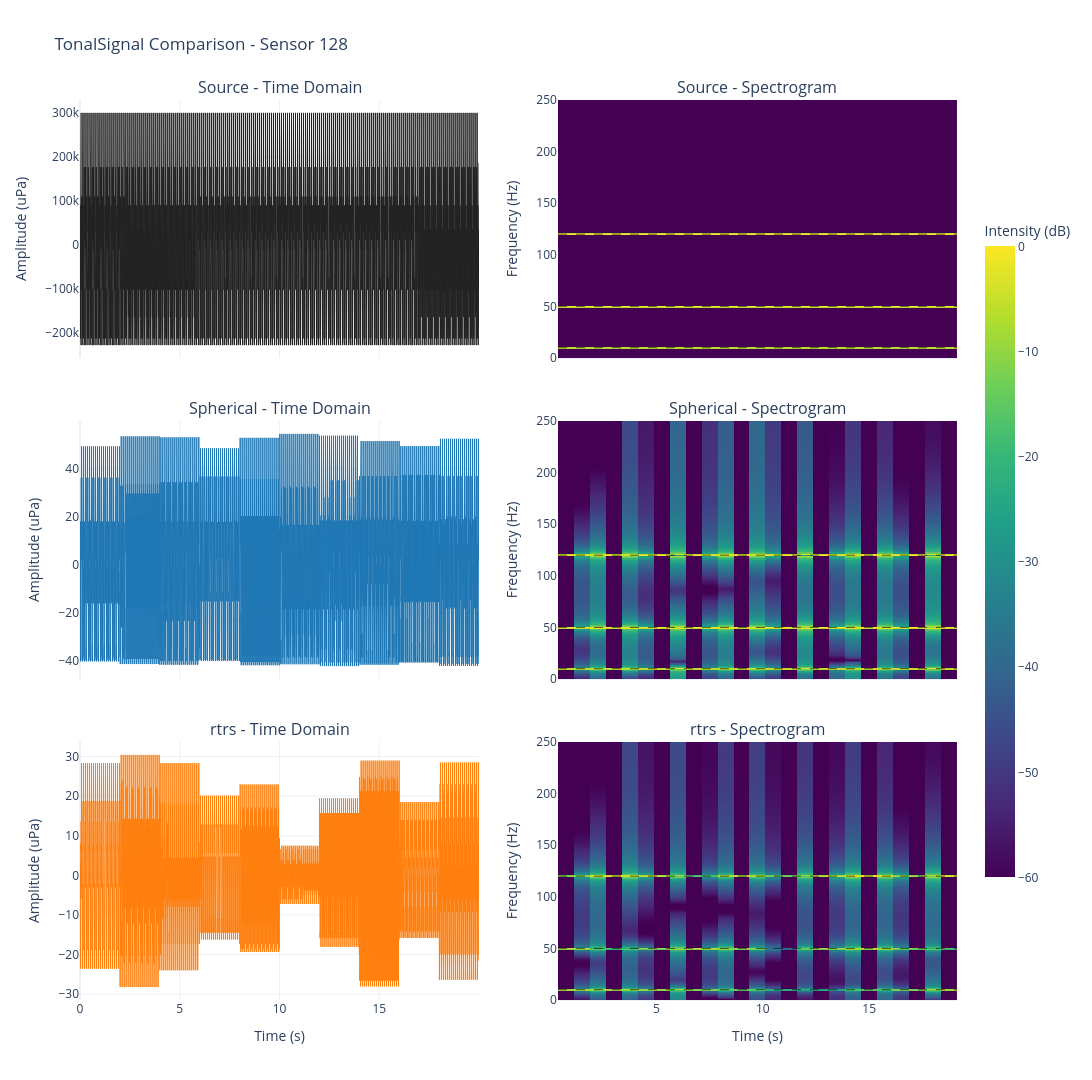
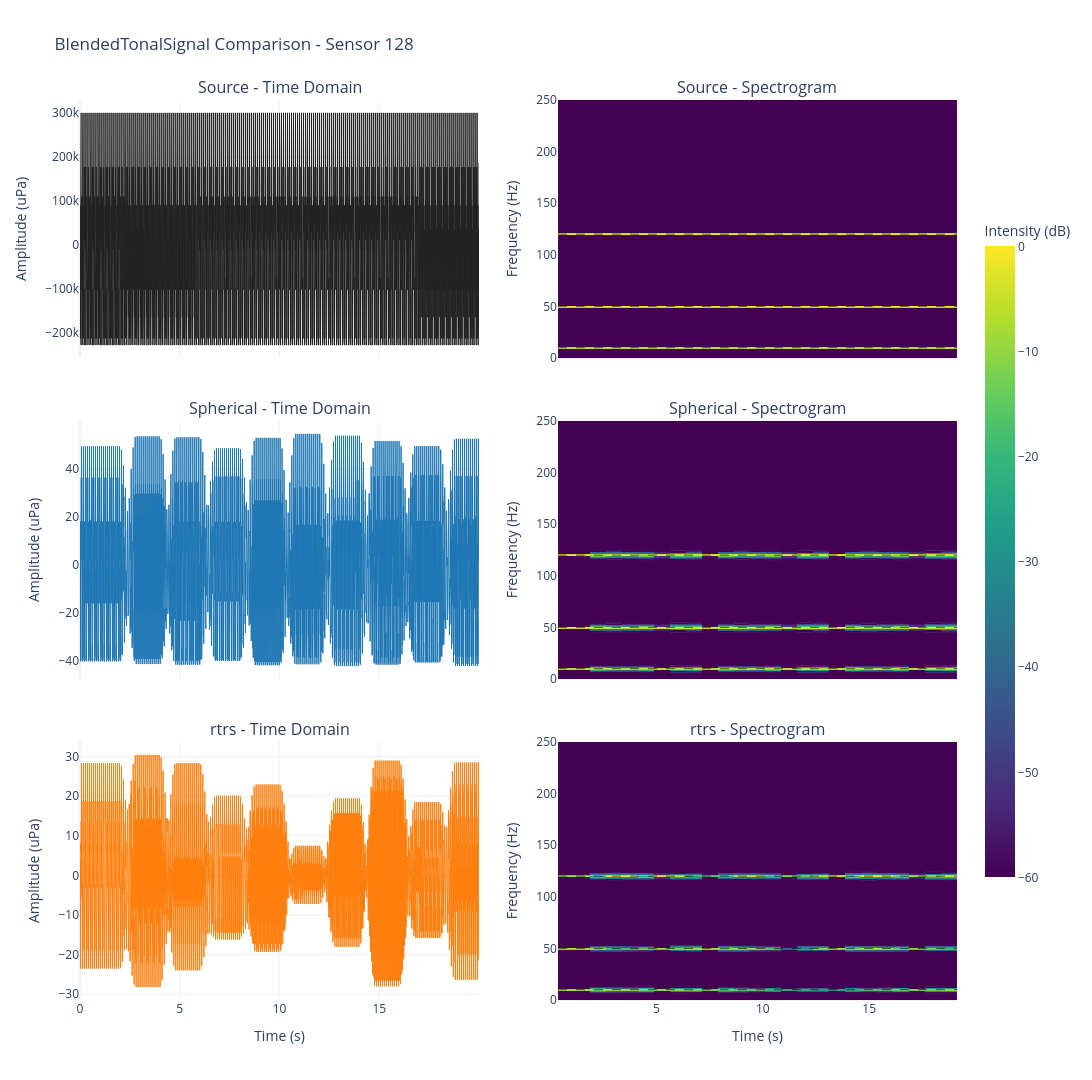
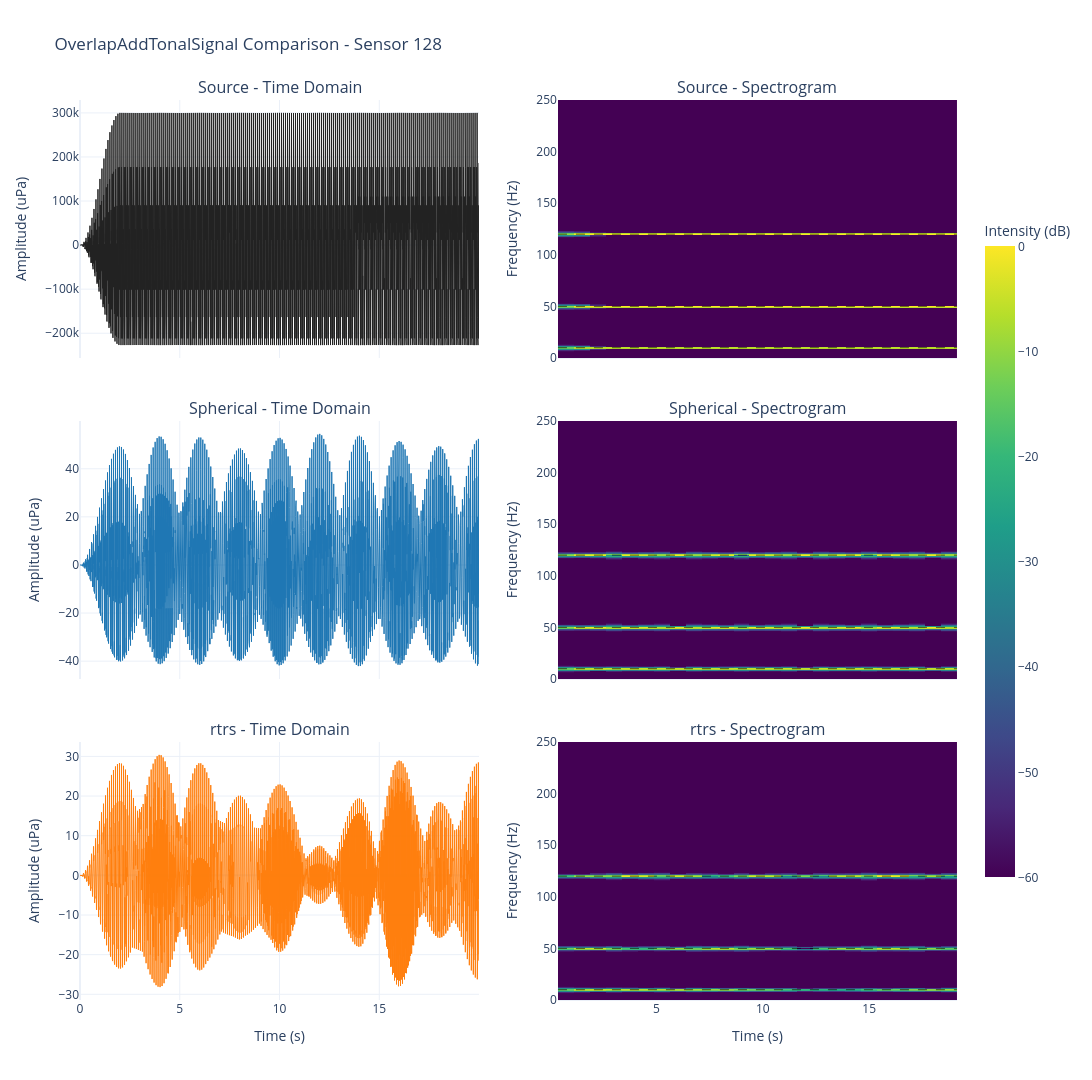

Notebook code cell kept with these figures, in order:
### Markdown cell above
## Time-Domain and Spectrogram Comparison

For each signal model, this section plots source and received signals in the time domain
and corresponding spectrograms for each propagation model.

### Code cell
for signal_name in signal_model_names:
    plot_model_results(
        signal_name,
        source_signals[signal_name],
        received_signals[signal_name],
    )

### Figure 1 — Plotly figure (JSON) as saved in the notebook; plotly's stock layout.template omitted (floating-point values rounded to 4 significant figures; data arrays with more than 128 entries replaced by an {"elided": "..."} marker saying what was removed)
{"data": [{"line": {"color": "#222222", "width": 1}, "mode": "lines", "name": "Source (time)", "showlegend": false, "type": "scatter", "x": {"elided": "10000 float values"}, "xaxis": "x", "y": {"elided": "10000 float values"}, "yaxis": "y"}, {"colorbar": {"len": 0.75, "title": {"text": "Intensity (dB)"}, "x": 1.02, "y": 0.5}, "colorscale": [[0, "#440154"], [0.1111, "#482878"], [0.2222, "#3e4989"], [0.3333, "#31688e"], [0.4444, "#26828e"], [0.5556, "#1f9e89"], [0.6667, "#35b779"], [0.7778, "#6ece58"], [0.8889, "#b5de2b"], [1, "#fde725"]], "showscale": true, "type": "heatmap", "x": [0.75, 1.5, 2.25, 3.0, 3.75, 4.5, 5.25, 6.0, 6.75, 7.5, 8.25, 9.0, 9.75, 10.5, 11.25, 12.0, 12.75, 13.5, 14.25, 15.0, 15.75, 16.5, 17.25, 18.0, 18.75], "xaxis": "x2", "y": {"elided": "376 float values"}, "yaxis": "y2", "z": {"elided": "376x25 float values"}, "zmax": 0, "zmin": -60}, {"line": {"color": "#1f77b4", "width": 1}, "mode": "lines", "name": "Spherical (time)", "showlegend": false, "type": "scatter", "x": {"elided": "10000 float values"}, "xaxis": "x3", "y": {"elided": "10000 float values"}, "yaxis": "y3"}, {"colorbar": {"len": 1, "thickness": 24, "title": {"text": "Intensity (dB)"}}, "colorscale": [[0, "#440154"], [0.1111, "#482878"], [0.2222, "#3e4989"], [0.3333, "#31688e"], [0.4444, "#26828e"], [0.5556, "#1f9e89"], [0.6667, "#35b779"], [0.7778, "#6ece58"], [0.8889, "#b5de2b"], [1, "#fde725"]], "showscale": false, "type": "heatmap", "x": [0.75, 1.5, 2.25, 3.0, 3.75, 4.5, 5.25, 6.0, 6.75, 7.5, 8.25, 9.0, 9.75, 10.5, 11.25, 12.0, 12.75, 13.5, 14.25, 15.0, 15.75, 16.5, 17.25, 18.0, 18.75], "xaxis": "x4", "y": {"elided": "376 float values"}, "yaxis": "y4", "z": {"elided": "376x25 float values"}, "zmax": 0, "zmin": -60}, {"line": {"color": "#ff7f0e", "width": 1}, "mode": "lines", "name": "rtrs (time)", "showlegend": false, "type": "scatter", "x": {"elided": "10000 float values"}, "xaxis": "x5", "y": {"elided": "10000 float values"}, "yaxis": "y5"}, {"colorbar": {"len": 1, "thickness": 24, "title": {"text": "Intensity (dB)"}}, "colorscale": [[0, "#440154"], [0.1111, "#482878"], [0.2222, "#3e4989"], [0.3333, "#31688e"], [0.4444, "#26828e"], [0.5556, "#1f9e89"], [0.6667, "#35b779"], [0.7778, "#6ece58"], [0.8889, "#b5de2b"], [1, "#fde725"]], "showscale": false, "type": "heatmap", "x": [0.75, 1.5, 2.25, 3.0, 3.75, 4.5, 5.25, 6.0, 6.75, 7.5, 8.25, 9.0, 9.75, 10.5, 11.25, 12.0, 12.75, 13.5, 14.25, 15.0, 15.75, 16.5, 17.25, 18.0, 18.75], "xaxis": "x6", "y": {"elided": "376 float values"}, "yaxis": "y6", "z": {"elided": "376x25 float values"}, "zmax": 0, "zmin": -60}], "layout": {"annotations": [{"font": {"size": 16}, "showarrow": false, "text": "Source - Time Domain", "x": 0.2275, "xanchor": "center", "xref": "paper", "y": 1, "yanchor": "bottom", "yref": "paper"}, {"font": {"size": 16}, "showarrow": false, "text": "Source - Spectrogram", "x": 0.7725, "xanchor": "center", "xref": "paper", "y": 1, "yanchor": "bottom", "yref": "paper"}, {"font": {"size": 16}, "showarrow": false, "text": "Spherical - Time Domain", "x": 0.2275, "xanchor": "center", "xref": "paper", "y": 0.6433, "yanchor": "bottom", "yref": "paper"}, {"font": {"size": 16}, "showarrow": false, "text": "Spherical - Spectrogram", "x": 0.7725, "xanchor": "center", "xref": "paper", "y": 0.6433, "yanchor": "bottom", "yref": "paper"}, {"font": {"size": 16}, "showarrow": false, "text": "rtrs - Time Domain", "x": 0.2275, "xanchor": "center", "xref": "paper", "y": 0.2867, "yanchor": "bottom", "yref": "paper"}, {"font": {"size": 16}, "showarrow": false, "text": "rtrs - Spectrogram", "x": 0.7725, "xanchor": "center", "xref": "paper", "y": 0.2867, "yanchor": "bottom", "yref": "paper"}], "height": 1080, "shapes": [{"line": {"color": "black", "dash": "dash", "width": 1}, "opacity": 0.6, "type": "line", "x0": 0, "x1": 1, "xref": "x2 domain", "y0": 10, "y1": 10, "yref": "y2"}, {"line": {"color": "black", "dash": "dash", "width": 1}, "opacity": 0.6, "type": "line", "x0": 0, "x1": 1, "xref": "x2 domain", "y0": 50, "y1": 50, "yref": "y2"}, {"line": {"color": "black", "dash": "dash", "width": 1}, "opacity": 0.6, "type": "line", "x0": 0, "x1": 1, "xref": "x2 domain", "y0": 120, "y1": 120, "yref": "y2"}, {"line": {"color": "black", "dash": "dash", "width": 1}, "opacity": 0.6, "type": "line", "x0": 0, "x1": 1, "xref": "x4 domain", "y0": 10, "y1": 10, "yref": "y4"}, {"line": {"color": "black", "dash": "dash", "width": 1}, "opacity": 0.6, "type": "line", "x0": 0, "x1": 1, "xref": "x4 domain", "y0": 50, "y1": 50, "yref": "y4"}, {"line": {"color": "black", "dash": "dash", "width": 1}, "opacity": 0.6, "type": "line", "x0": 0, "x1": 1, "xref": "x4 domain", "y0": 120, "y1": 120, "yref": "y4"}, {"line": {"color": "black", "dash": "dash", "width": 1}, "opacity": 0.6, "type": "line", "x0": 0, "x1": 1, "xref": "x6 domain", "y0": 10, "y1": 10, "yref": "y6"}, {"line": {"color": "black", "dash": "dash", "width": 1}, "opacity": 0.6, "type": "line", "x0": 0, "x1": 1, "xref": "x6 domain", "y0": 50, "y1": 50, "yref": "y6"}, {"line": {"color": "black", "dash": "dash", "width": 1}, "opacity": 0.6, "type": "line", "x0": 0, "x1": 1, "xref": "x6 domain", "y0": 120, "y1": 120, "yref": "y6"}], "title": {"text": "TonalSignal Comparison - Sensor 128"}, "width": 1300, "xaxis": {"anchor": "y", "domain": [0, 0.455], "matches": "x5", "showticklabels": false}, "xaxis2": {"anchor": "y2", "domain": [0.545, 1], "matches": "x6", "showticklabels": false}, "xaxis3": {"anchor": "y3", "domain": [0, 0.455], "matches": "x5", "showticklabels": false}, "xaxis4": {"anchor": "y4", "domain": [0.545, 1], "matches": "x6", "showticklabels": false}, "xaxis5": {"anchor": "y5", "domain": [0, 0.455], "title": {"text": "Time (s)"}}, "xaxis6": {"anchor": "y6", "domain": [0.545, 1], "title": {"text": "Time (s)"}}, "yaxis": {"anchor": "x", "domain": [0.7133, 1], "title": {"text": "Amplitude (uPa)"}}, "yaxis2": {"anchor": "x2", "domain": [0.7133, 1], "range": [0, 250], "title": {"text": "Frequency (Hz)"}}, "yaxis3": {"anchor": "x3", "domain": [0.3567, 0.6433], "title": {"text": "Amplitude (uPa)"}}, "yaxis4": {"anchor": "x4", "domain": [0.3567, 0.6433], "range": [0, 250], "title": {"text": "Frequency (Hz)"}}, "yaxis5": {"anchor": "x5", "domain": [0, 0.2867], "title": {"text": "Amplitude (uPa)"}}, "yaxis6": {"anchor": "x6", "domain": [0, 0.2867], "range": [0, 250], "title": {"text": "Frequency (Hz)"}}}}

### Figure 2 — Plotly figure (JSON) as saved in the notebook; plotly's stock layout.template omitted (floating-point values rounded to 4 significant figures; data arrays with more than 128 entries replaced by an {"elided": "..."} marker saying what was removed)
{"data": [{"line": {"color": "#222222", "width": 1}, "mode": "lines", "name": "Source (time)", "showlegend": false, "type": "scatter", "x": {"elided": "10000 float values"}, "xaxis": "x", "y": {"elided": "10000 float values"}, "yaxis": "y"}, {"colorbar": {"len": 0.75, "title": {"text": "Intensity (dB)"}, "x": 1.02, "y": 0.5}, "colorscale": [[0, "#440154"], [0.1111, "#482878"], [0.2222, "#3e4989"], [0.3333, "#31688e"], [0.4444, "#26828e"], [0.5556, "#1f9e89"], [0.6667, "#35b779"], [0.7778, "#6ece58"], [0.8889, "#b5de2b"], [1, "#fde725"]], "showscale": true, "type": "heatmap", "x": [0.75, 1.5, 2.25, 3.0, 3.75, 4.5, 5.25, 6.0, 6.75, 7.5, 8.25, 9.0, 9.75, 10.5, 11.25, 12.0, 12.75, 13.5, 14.25, 15.0, 15.75, 16.5, 17.25, 18.0, 18.75], "xaxis": "x2", "y": {"elided": "376 float values"}, "yaxis": "y2", "z": {"elided": "376x25 float values"}, "zmax": 0, "zmin": -60}, {"line": {"color": "#1f77b4", "width": 1}, "mode": "lines", "name": "Spherical (time)", "showlegend": false, "type": "scatter", "x": {"elided": "10000 float values"}, "xaxis": "x3", "y": {"elided": "10000 float values"}, "yaxis": "y3"}, {"colorbar": {"len": 1, "thickness": 24, "title": {"text": "Intensity (dB)"}}, "colorscale": [[0, "#440154"], [0.1111, "#482878"], [0.2222, "#3e4989"], [0.3333, "#31688e"], [0.4444, "#26828e"], [0.5556, "#1f9e89"], [0.6667, "#35b779"], [0.7778, "#6ece58"], [0.8889, "#b5de2b"], [1, "#fde725"]], "showscale": false, "type": "heatmap", "x": [0.75, 1.5, 2.25, 3.0, 3.75, 4.5, 5.25, 6.0, 6.75, 7.5, 8.25, 9.0, 9.75, 10.5, 11.25, 12.0, 12.75, 13.5, 14.25, 15.0, 15.75, 16.5, 17.25, 18.0, 18.75], "xaxis": "x4", "y": {"elided": "376 float values"}, "yaxis": "y4", "z": {"elided": "376x25 float values"}, "zmax": 0, "zmin": -60}, {"line": {"color": "#ff7f0e", "width": 1}, "mode": "lines", "name": "rtrs (time)", "showlegend": false, "type": "scatter", "x": {"elided": "10000 float values"}, "xaxis": "x5", "y": {"elided": "10000 float values"}, "yaxis": "y5"}, {"colorbar": {"len": 1, "thickness": 24, "title": {"text": "Intensity (dB)"}}, "colorscale": [[0, "#440154"], [0.1111, "#482878"], [0.2222, "#3e4989"], [0.3333, "#31688e"], [0.4444, "#26828e"], [0.5556, "#1f9e89"], [0.6667, "#35b779"], [0.7778, "#6ece58"], [0.8889, "#b5de2b"], [1, "#fde725"]], "showscale": false, "type": "heatmap", "x": [0.75, 1.5, 2.25, 3.0, 3.75, 4.5, 5.25, 6.0, 6.75, 7.5, 8.25, 9.0, 9.75, 10.5, 11.25, 12.0, 12.75, 13.5, 14.25, 15.0, 15.75, 16.5, 17.25, 18.0, 18.75], "xaxis": "x6", "y": {"elided": "376 float values"}, "yaxis": "y6", "z": {"elided": "376x25 float values"}, "zmax": 0, "zmin": -60}], "layout": {"annotations": [{"font": {"size": 16}, "showarrow": false, "text": "Source - Time Domain", "x": 0.2275, "xanchor": "center", "xref": "paper", "y": 1, "yanchor": "bottom", "yref": "paper"}, {"font": {"size": 16}, "showarrow": false, "text": "Source - Spectrogram", "x": 0.7725, "xanchor": "center", "xref": "paper", "y": 1, "yanchor": "bottom", "yref": "paper"}, {"font": {"size": 16}, "showarrow": false, "text": "Spherical - Time Domain", "x": 0.2275, "xanchor": "center", "xref": "paper", "y": 0.6433, "yanchor": "bottom", "yref": "paper"}, {"font": {"size": 16}, "showarrow": false, "text": "Spherical - Spectrogram", "x": 0.7725, "xanchor": "center", "xref": "paper", "y": 0.6433, "yanchor": "bottom", "yref": "paper"}, {"font": {"size": 16}, "showarrow": false, "text": "rtrs - Time Domain", "x": 0.2275, "xanchor": "center", "xref": "paper", "y": 0.2867, "yanchor": "bottom", "yref": "paper"}, {"font": {"size": 16}, "showarrow": false, "text": "rtrs - Spectrogram", "x": 0.7725, "xanchor": "center", "xref": "paper", "y": 0.2867, "yanchor": "bottom", "yref": "paper"}], "height": 1080, "shapes": [{"line": {"color": "black", "dash": "dash", "width": 1}, "opacity": 0.6, "type": "line", "x0": 0, "x1": 1, "xref": "x2 domain", "y0": 10, "y1": 10, "yref": "y2"}, {"line": {"color": "black", "dash": "dash", "width": 1}, "opacity": 0.6, "type": "line", "x0": 0, "x1": 1, "xref": "x2 domain", "y0": 50, "y1": 50, "yref": "y2"}, {"line": {"color": "black", "dash": "dash", "width": 1}, "opacity": 0.6, "type": "line", "x0": 0, "x1": 1, "xref": "x2 domain", "y0": 120, "y1": 120, "yref": "y2"}, {"line": {"color": "black", "dash": "dash", "width": 1}, "opacity": 0.6, "type": "line", "x0": 0, "x1": 1, "xref": "x4 domain", "y0": 10, "y1": 10, "yref": "y4"}, {"line": {"color": "black", "dash": "dash", "width": 1}, "opacity": 0.6, "type": "line", "x0": 0, "x1": 1, "xref": "x4 domain", "y0": 50, "y1": 50, "yref": "y4"}, {"line": {"color": "black", "dash": "dash", "width": 1}, "opacity": 0.6, "type": "line", "x0": 0, "x1": 1, "xref": "x4 domain", "y0": 120, "y1": 120, "yref": "y4"}, {"line": {"color": "black", "dash": "dash", "width": 1}, "opacity": 0.6, "type": "line", "x0": 0, "x1": 1, "xref": "x6 domain", "y0": 10, "y1": 10, "yref": "y6"}, {"line": {"color": "black", "dash": "dash", "width": 1}, "opacity": 0.6, "type": "line", "x0": 0, "x1": 1, "xref": "x6 domain", "y0": 50, "y1": 50, "yref": "y6"}, {"line": {"color": "black", "dash": "dash", "width": 1}, "opacity": 0.6, "type": "line", "x0": 0, "x1": 1, "xref": "x6 domain", "y0": 120, "y1": 120, "yref": "y6"}], "title": {"text": "BlendedTonalSignal Comparison - Sensor 128"}, "width": 1300, "xaxis": {"anchor": "y", "domain": [0, 0.455], "matches": "x5", "showticklabels": false}, "xaxis2": {"anchor": "y2", "domain": [0.545, 1], "matches": "x6", "showticklabels": false}, "xaxis3": {"anchor": "y3", "domain": [0, 0.455], "matches": "x5", "showticklabels": false}, "xaxis4": {"anchor": "y4", "domain": [0.545, 1], "matches": "x6", "showticklabels": false}, "xaxis5": {"anchor": "y5", "domain": [0, 0.455], "title": {"text": "Time (s)"}}, "xaxis6": {"anchor": "y6", "domain": [0.545, 1], "title": {"text": "Time (s)"}}, "yaxis": {"anchor": "x", "domain": [0.7133, 1], "title": {"text": "Amplitude (uPa)"}}, "yaxis2": {"anchor": "x2", "domain": [0.7133, 1], "range": [0, 250], "title": {"text": "Frequency (Hz)"}}, "yaxis3": {"anchor": "x3", "domain": [0.3567, 0.6433], "title": {"text": "Amplitude (uPa)"}}, "yaxis4": {"anchor": "x4", "domain": [0.3567, 0.6433], "range": [0, 250], "title": {"text": "Frequency (Hz)"}}, "yaxis5": {"anchor": "x5", "domain": [0, 0.2867], "title": {"text": "Amplitude (uPa)"}}, "yaxis6": {"anchor": "x6", "domain": [0, 0.2867], "range": [0, 250], "title": {"text": "Frequency (Hz)"}}}}

### Figure 3 — Plotly figure (JSON) as saved in the notebook; plotly's stock layout.template omitted (floating-point values rounded to 4 significant figures; data arrays with more than 128 entries replaced by an {"elided": "..."} marker saying what was removed)
{"data": [{"line": {"color": "#222222", "width": 1}, "mode": "lines", "name": "Source (time)", "showlegend": false, "type": "scatter", "x": {"elided": "10000 float values"}, "xaxis": "x", "y": {"elided": "10000 float values"}, "yaxis": "y"}, {"colorbar": {"len": 0.75, "title": {"text": "Intensity (dB)"}, "x": 1.02, "y": 0.5}, "colorscale": [[0, "#440154"], [0.1111, "#482878"], [0.2222, "#3e4989"], [0.3333, "#31688e"], [0.4444, "#26828e"], [0.5556, "#1f9e89"], [0.6667, "#35b779"], [0.7778, "#6ece58"], [0.8889, "#b5de2b"], [1, "#fde725"]], "showscale": true, "type": "heatmap", "x": [0.75, 1.5, 2.25, 3.0, 3.75, 4.5, 5.25, 6.0, 6.75, 7.5, 8.25, 9.0, 9.75, 10.5, 11.25, 12.0, 12.75, 13.5, 14.25, 15.0, 15.75, 16.5, 17.25, 18.0, 18.75], "xaxis": "x2", "y": {"elided": "376 float values"}, "yaxis": "y2", "z": {"elided": "376x25 float values"}, "zmax": 0, "zmin": -60}, {"line": {"color": "#1f77b4", "width": 1}, "mode": "lines", "name": "Spherical (time)", "showlegend": false, "type": "scatter", "x": {"elided": "10000 float values"}, "xaxis": "x3", "y": {"elided": "10000 float values"}, "yaxis": "y3"}, {"colorbar": {"len": 1, "thickness": 24, "title": {"text": "Intensity (dB)"}}, "colorscale": [[0, "#440154"], [0.1111, "#482878"], [0.2222, "#3e4989"], [0.3333, "#31688e"], [0.4444, "#26828e"], [0.5556, "#1f9e89"], [0.6667, "#35b779"], [0.7778, "#6ece58"], [0.8889, "#b5de2b"], [1, "#fde725"]], "showscale": false, "type": "heatmap", "x": [0.75, 1.5, 2.25, 3.0, 3.75, 4.5, 5.25, 6.0, 6.75, 7.5, 8.25, 9.0, 9.75, 10.5, 11.25, 12.0, 12.75, 13.5, 14.25, 15.0, 15.75, 16.5, 17.25, 18.0, 18.75], "xaxis": "x4", "y": {"elided": "376 float values"}, "yaxis": "y4", "z": {"elided": "376x25 float values"}, "zmax": 0, "zmin": -60}, {"line": {"color": "#ff7f0e", "width": 1}, "mode": "lines", "name": "rtrs (time)", "showlegend": false, "type": "scatter", "x": {"elided": "10000 float values"}, "xaxis": "x5", "y": {"elided": "10000 float values"}, "yaxis": "y5"}, {"colorbar": {"len": 1, "thickness": 24, "title": {"text": "Intensity (dB)"}}, "colorscale": [[0, "#440154"], [0.1111, "#482878"], [0.2222, "#3e4989"], [0.3333, "#31688e"], [0.4444, "#26828e"], [0.5556, "#1f9e89"], [0.6667, "#35b779"], [0.7778, "#6ece58"], [0.8889, "#b5de2b"], [1, "#fde725"]], "showscale": false, "type": "heatmap", "x": [0.75, 1.5, 2.25, 3.0, 3.75, 4.5, 5.25, 6.0, 6.75, 7.5, 8.25, 9.0, 9.75, 10.5, 11.25, 12.0, 12.75, 13.5, 14.25, 15.0, 15.75, 16.5, 17.25, 18.0, 18.75], "xaxis": "x6", "y": {"elided": "376 float values"}, "yaxis": "y6", "z": {"elided": "376x25 float values"}, "zmax": 0, "zmin": -60}], "layout": {"annotations": [{"font": {"size": 16}, "showarrow": false, "text": "Source - Time Domain", "x": 0.2275, "xanchor": "center", "xref": "paper", "y": 1, "yanchor": "bottom", "yref": "paper"}, {"font": {"size": 16}, "showarrow": false, "text": "Source - Spectrogram", "x": 0.7725, "xanchor": "center", "xref": "paper", "y": 1, "yanchor": "bottom", "yref": "paper"}, {"font": {"size": 16}, "showarrow": false, "text": "Spherical - Time Domain", "x": 0.2275, "xanchor": "center", "xref": "paper", "y": 0.6433, "yanchor": "bottom", "yref": "paper"}, {"font": {"size": 16}, "showarrow": false, "text": "Spherical - Spectrogram", "x": 0.7725, "xanchor": "center", "xref": "paper", "y": 0.6433, "yanchor": "bottom", "yref": "paper"}, {"font": {"size": 16}, "showarrow": false, "text": "rtrs - Time Domain", "x": 0.2275, "xanchor": "center", "xref": "paper", "y": 0.2867, "yanchor": "bottom", "yref": "paper"}, {"font": {"size": 16}, "showarrow": false, "text": "rtrs - Spectrogram", "x": 0.7725, "xanchor": "center", "xref": "paper", "y": 0.2867, "yanchor": "bottom", "yref": "paper"}], "height": 1080, "shapes": [{"line": {"color": "black", "dash": "dash", "width": 1}, "opacity": 0.6, "type": "line", "x0": 0, "x1": 1, "xref": "x2 domain", "y0": 10, "y1": 10, "yref": "y2"}, {"line": {"color": "black", "dash": "dash", "width": 1}, "opacity": 0.6, "type": "line", "x0": 0, "x1": 1, "xref": "x2 domain", "y0": 50, "y1": 50, "yref": "y2"}, {"line": {"color": "black", "dash": "dash", "width": 1}, "opacity": 0.6, "type": "line", "x0": 0, "x1": 1, "xref": "x2 domain", "y0": 120, "y1": 120, "yref": "y2"}, {"line": {"color": "black", "dash": "dash", "width": 1}, "opacity": 0.6, "type": "line", "x0": 0, "x1": 1, "xref": "x4 domain", "y0": 10, "y1": 10, "yref": "y4"}, {"line": {"color": "black", "dash": "dash", "width": 1}, "opacity": 0.6, "type": "line", "x0": 0, "x1": 1, "xref": "x4 domain", "y0": 50, "y1": 50, "yref": "y4"}, {"line": {"color": "black", "dash": "dash", "width": 1}, "opacity": 0.6, "type": "line", "x0": 0, "x1": 1, "xref": "x4 domain", "y0": 120, "y1": 120, "yref": "y4"}, {"line": {"color": "black", "dash": "dash", "width": 1}, "opacity": 0.6, "type": "line", "x0": 0, "x1": 1, "xref": "x6 domain", "y0": 10, "y1": 10, "yref": "y6"}, {"line": {"color": "black", "dash": "dash", "width": 1}, "opacity": 0.6, "type": "line", "x0": 0, "x1": 1, "xref": "x6 domain", "y0": 50, "y1": 50, "yref": "y6"}, {"line": {"color": "black", "dash": "dash", "width": 1}, "opacity": 0.6, "type": "line", "x0": 0, "x1": 1, "xref": "x6 domain", "y0": 120, "y1": 120, "yref": "y6"}], "title": {"text": "OverlapAddTonalSignal Comparison - Sensor 128"}, "width": 1300, "xaxis": {"anchor": "y", "domain": [0, 0.455], "matches": "x5", "showticklabels": false}, "xaxis2": {"anchor": "y2", "domain": [0.545, 1], "matches": "x6", "showticklabels": false}, "xaxis3": {"anchor": "y3", "domain": [0, 0.455], "matches": "x5", "showticklabels": false}, "xaxis4": {"anchor": "y4", "domain": [0.545, 1], "matches": "x6", "showticklabels": false}, "xaxis5": {"anchor": "y5", "domain": [0, 0.455], "title": {"text": "Time (s)"}}, "xaxis6": {"anchor": "y6", "domain": [0.545, 1], "title": {"text": "Time (s)"}}, "yaxis": {"anchor": "x", "domain": [0.7133, 1], "title": {"text": "Amplitude (uPa)"}}, "yaxis2": {"anchor": "x2", "domain": [0.7133, 1], "range": [0, 250], "title": {"text": "Frequency (Hz)"}}, "yaxis3": {"anchor": "x3", "domain": [0.3567, 0.6433], "title": {"text": "Amplitude (uPa)"}}, "yaxis4": {"anchor": "x4", "domain": [0.3567, 0.6433], "range": [0, 250], "title": {"text": "Frequency (Hz)"}}, "yaxis5": {"anchor": "x5", "domain": [0, 0.2867], "title": {"text": "Amplitude (uPa)"}}, "yaxis6": {"anchor": "x6", "domain": [0, 0.2867], "range": [0, 250], "title": {"text": "Frequency (Hz)"}}}}
